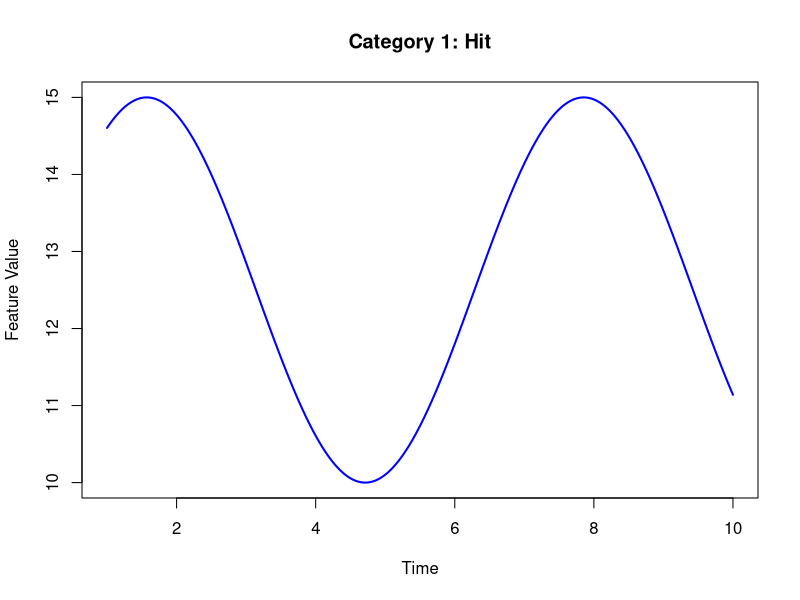
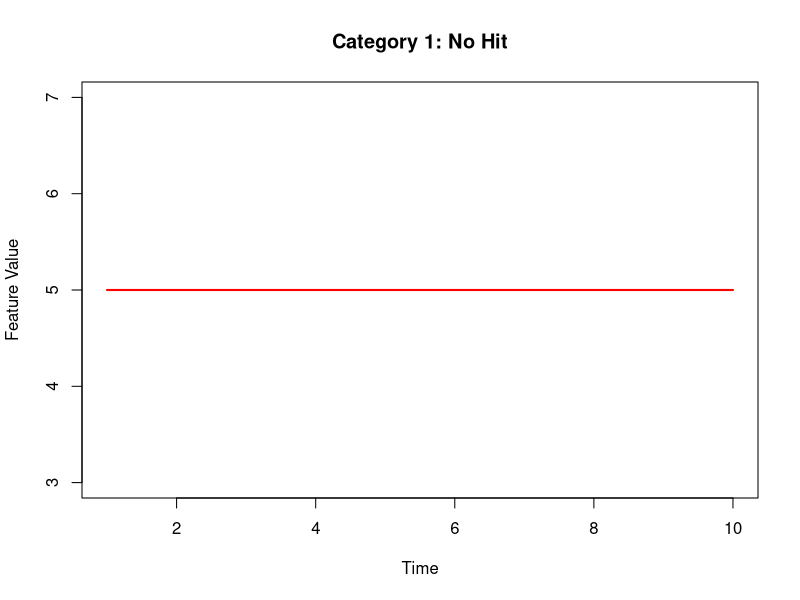
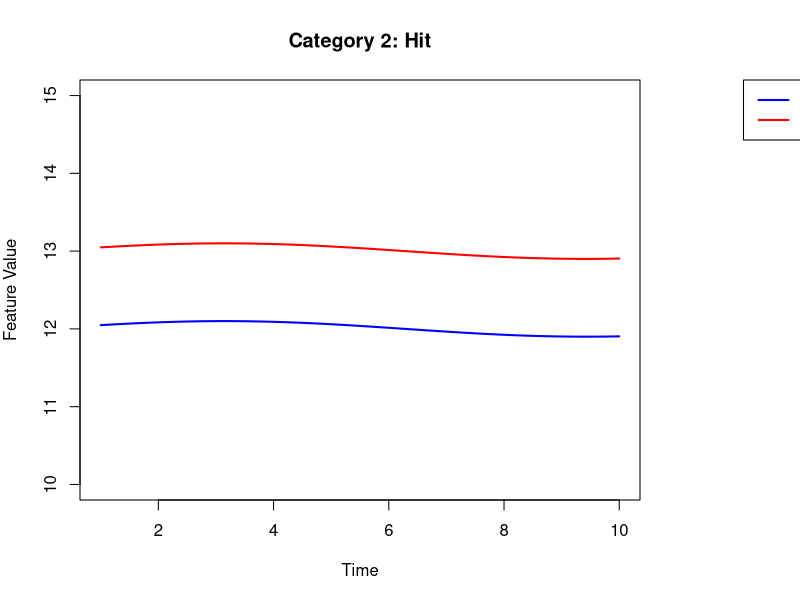
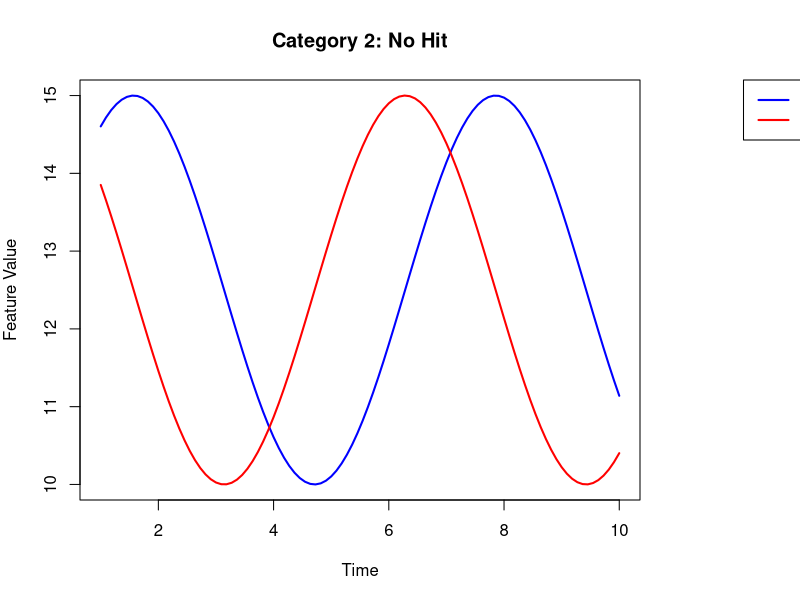
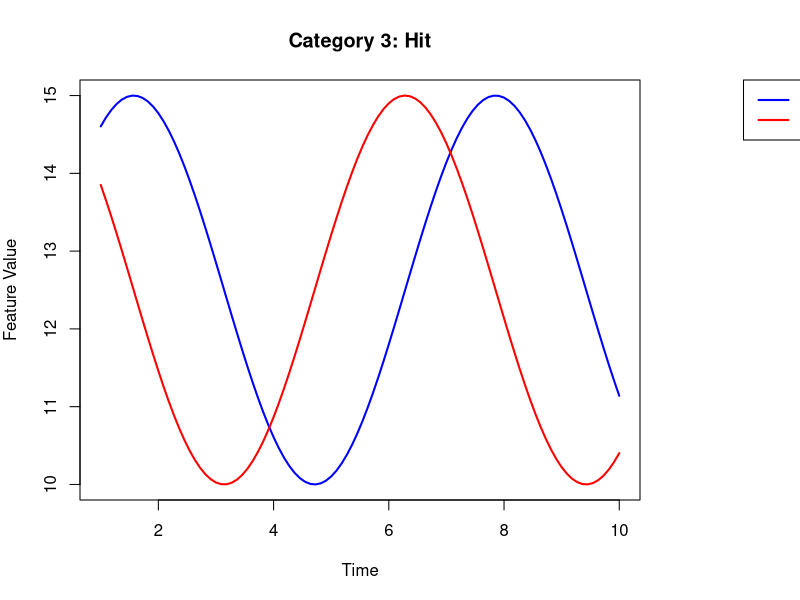
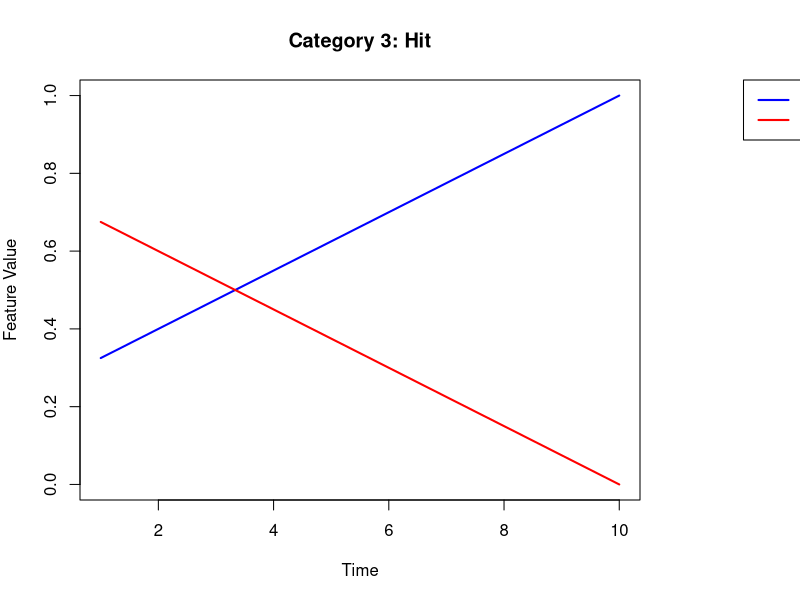
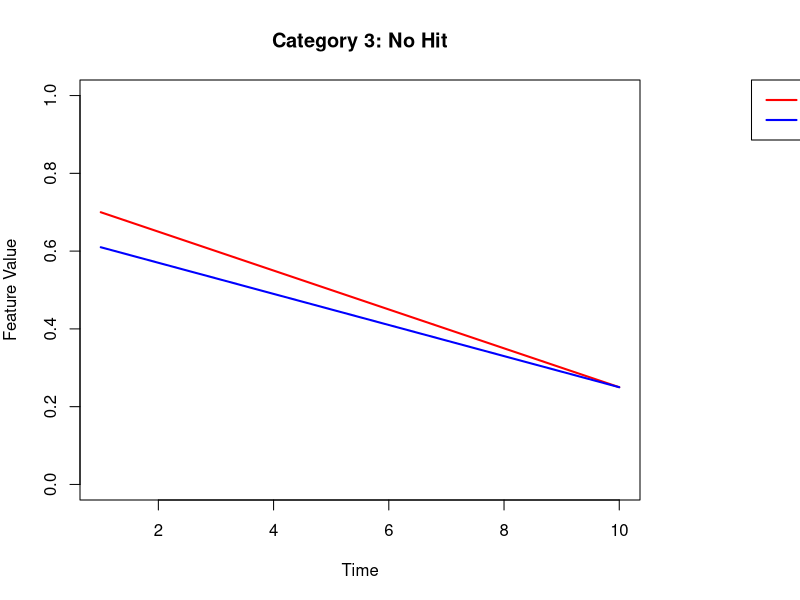

These figures' R source, in order:
## ---- chunk 1
x <- seq(1, 10, length.out = 500)  # More data points for smoother curve
y <- 10 + 5 * (sin(x) + 1) / 2  # Scale sin(x) to range [10, 15]

plot(x, y, type = "l", lwd = 2, col = "blue", ylim = c(10, 15), 
     ylab = "Feature Value", xlab = "Time", main = "Category 1: Hit")

## ---- chunk 2
plot(1:10, rep(5, 10), type = "l", lwd = 2, col = "red", ylab = "Feature Value", xlab = "Time", main = "Category 1: No Hit")
## ---- chunk 3
x <- seq(1, 10, length.out = 500)  # More data points for smoother curves
y1 <- 12 + 0.1 * sin(x / 2)  # Slightly wavy, almost horizontal line for Level 1
y2 <- 13 + 0.1 * sin(x / 2)  # Slightly wavy, almost horizontal line for Level 2

# Adjust margins to create space for the legend
par(mar = c(5, 4, 4, 8))  # Increase the right margin

plot(x, y1, type = "l", lwd = 2, col = "blue", ylim = c(10, 15), 
     ylab = "Feature Value", xlab = "Time", main = "Category 2: Hit")
lines(x, y2, lwd = 2, col = "red")

# Add legend outside the plotting area
legend("topright", inset = c(-0.4, 0), legend = c("Level 1", "Level 2"), 
       col = c("blue", "red"), lty = 1, lwd = 2, xpd = TRUE)
## ---- chunk 4
x <- seq(1, 10, length.out = 100)  # More data points for smooth lines
y1 <- 10 + 5 * (sin(x) + 1) / 2    # Scale sin(x) to range [10, 15]
y2 <- 10 + 5 * (cos(x) + 1) / 2    # Scale cos(x) to range [10, 15]

# Adjusting margins to create space for the legend
par(mar = c(5, 4, 4, 8))  # Increase the right margin

plot(x, y1, type = "l", lwd = 2, col = "blue", ylim = c(10, 15), 
     ylab = "Feature Value", xlab = "Time", main = "Category 2: No Hit")
lines(x, y2, lwd = 2, col = "red")

# Add legend outside the plotting area
legend("topright", inset = c(-0.4, 0), legend = c("Level 1", "Level 2"), 
       col = c("blue", "red"), lty = 1, lwd = 2, xpd = TRUE)
## ---- chunk 5
x <- seq(1, 10, length.out = 100)  # More data points for smooth lines
y1 <- 10 + 5 * (sin(x) + 1) / 2    # Scale sin(x) to range [10, 15]
y2 <- 10 + 5 * (cos(x) + 1) / 2    # Scale cos(x) to range [10, 15]

# Adjusting margins to create space for the legend
par(mar = c(5, 4, 4, 8))  # Increase the right margin

plot(x, y1, type = "l", lwd = 2, col = "blue", ylim = c(10, 15), 
     ylab = "Feature Value", xlab = "Time", main = "Category 3: Hit")
lines(x, y2, lwd = 2, col = "red")

# Add legend outside the plotting area
legend("topright", inset = c(-0.4, 0), legend = c("Level 1", "Level 2"), 
       col = c("blue", "red"), lty = 1, lwd = 2, xpd = TRUE)
## ---- chunk 6
x <- seq(1, 10, length.out = 100)  # More data points for smooth lines
y1 <- 0.25 + 0.75 * (x / max(x))  # Straight upward trend
y2 <- 0.75 - 0.75 * (x / max(x))  # Straight downward trend

# Adjust margins to create space for the legend
par(mar = c(5, 4, 4, 8))  # Increase the right margin

plot(x, y1, type = "l", lwd = 2, col = "blue", ylim = c(0, 1), 
     ylab = "Feature Value", xlab = "Time", main = "Category 3: Hit")
lines(x, y2, lwd = 2, col = "red")

# Add legend outside the plotting area
legend("topright", inset = c(-0.4, 0), legend = c("Level 1", "Level 2"), 
       col = c("blue", "red"), lty = 1, lwd = 2, xpd = TRUE)
## ---- chunk 7
x <- seq(1, 10, length.out = 100)  # More data points for smooth lines
y1 <- 0.75 - 0.5 * (x / max(x))  # First downward trend
y2 <- 0.65 - 0.4 * (x / max(x))  # Second downward trend with a slightly different slope

# Adjust margins to create space for the legend
par(mar = c(5, 4, 4, 8))  # Increase the right margin

plot(x, y1, type = "l", lwd = 2, col = "red", ylim = c(0, 1), 
     ylab = "Feature Value", xlab = "Time", main = "Category 3: No Hit")
lines(x, y2, lwd = 2, col = "blue")

# Add legend outside the plotting area
legend("topright", inset = c(-0.4, 0), legend = c("Line 1", "Line 2"), 
       col = c("red", "blue"), lty = 1, lwd = 2, xpd = TRUE)
## ---- chunk 8
sessionInfo()
